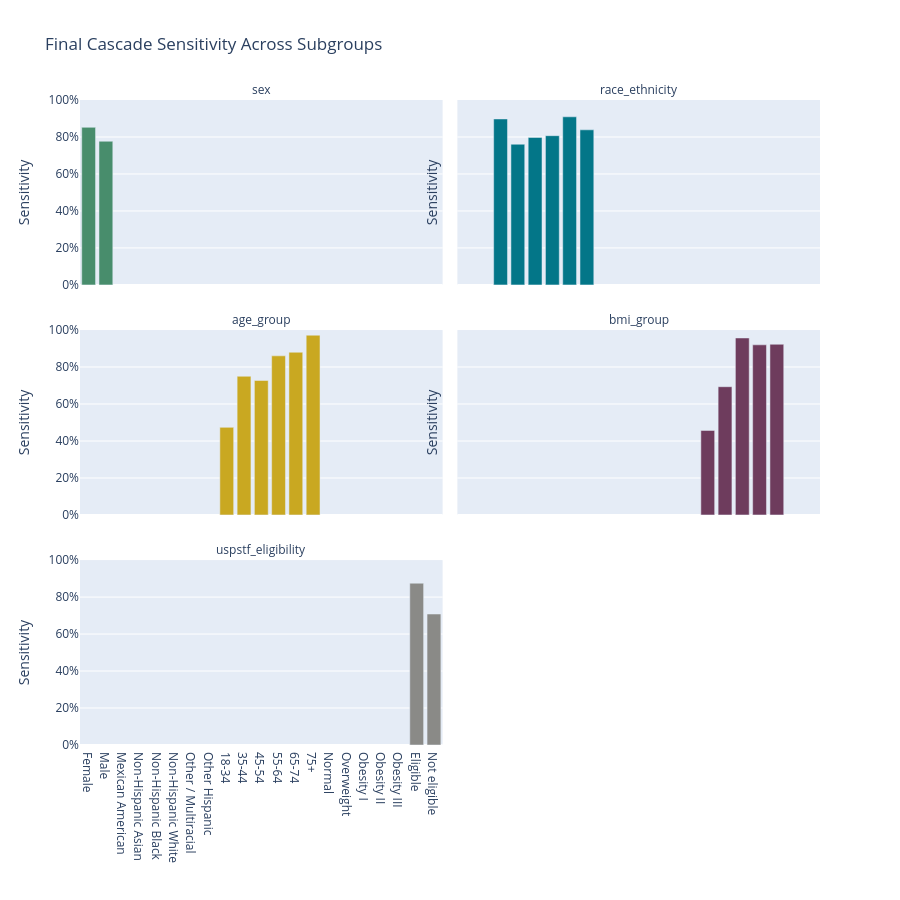

Notebook code for this chart:
### Code cell
sensitivity_df = (
    subgroup_metrics[
        subgroup_metrics[
            "sensitivity"
        ].notna()
    ]
    .copy()
)

fig = px.bar(
    sensitivity_df,
    x="group",
    y="sensitivity",
    color="group_variable",
    facet_col="group_variable",
    facet_col_wrap=2,

    title=(
        "Final Cascade Sensitivity "
        "Across Subgroups"
    ),

    color_discrete_sequence=[
        PROJECT_COLORS[
            "green_dark"
        ],
        PROJECT_COLORS[
            "teal_dark"
        ],
        PROJECT_COLORS[
            "yellow_dark"
        ],
        PROJECT_COLORS[
            "purple_dark"
        ],
        PROJECT_COLORS[
            "grey"
        ]
    ]
)

fig.update_yaxes(
    tickformat=".0%",
    range=[0, 1],
    title="Sensitivity"
)

fig.update_xaxes(
    title=""
)

fig.update_layout(
    height=900,
    showlegend=False
)

fig.for_each_annotation(
    lambda a: a.update(
        text=a.text.split("=")[-1]
    )
)

fig.show()

save_plotly(
    fig,
    "step12_subgroup_cascade_sensitivity",
    height=900
)

### Figure 1 — Plotly figure (JSON) as saved in the notebook; plotly's stock layout.template omitted (floating-point values rounded to 4 significant figures)
{"data": [{"hovertemplate": "group_variable=sex<br>group=%{x}<br>sensitivity=%{y}<extra></extra>", "legendgroup": "sex", "marker": {"color": "#488D6C", "pattern": {"shape": ""}}, "name": "sex", "orientation": "v", "showlegend": true, "textposition": "auto", "type": "bar", "x": ["Female", "Male"], "xaxis": "x5", "y": [0.8521, 0.7769], "yaxis": "y5"}, {"hovertemplate": "group_variable=race_ethnicity<br>group=%{x}<br>sensitivity=%{y}<extra></extra>", "legendgroup": "race_ethnicity", "marker": {"color": "#037688", "pattern": {"shape": ""}}, "name": "race_ethnicity", "orientation": "v", "showlegend": true, "textposition": "auto", "type": "bar", "x": ["Mexican American", "Non-Hispanic Asian", "Non-Hispanic Black", "Non-Hispanic White", "Other / Multiracial", "Other Hispanic"], "xaxis": "x6", "y": [0.8974, 0.7609, 0.7975, 0.807, 0.9091, 0.8387], "yaxis": "y6"}, {"hovertemplate": "group_variable=age_group<br>group=%{x}<br>sensitivity=%{y}<extra></extra>", "legendgroup": "age_group", "marker": {"color": "#C9A821", "pattern": {"shape": ""}}, "name": "age_group", "orientation": "v", "showlegend": true, "textposition": "auto", "type": "bar", "x": ["18-34", "35-44", "45-54", "55-64", "65-74", "75+"], "xaxis": "x3", "y": [0.4737, 0.75, 0.7273, 0.8605, 0.88, 0.9722], "yaxis": "y3"}, {"hovertemplate": "group_variable=bmi_group<br>group=%{x}<br>sensitivity=%{y}<extra></extra>", "legendgroup": "bmi_group", "marker": {"color": "#6E3C5D", "pattern": {"shape": ""}}, "name": "bmi_group", "orientation": "v", "showlegend": true, "textposition": "auto", "type": "bar", "x": ["Normal", "Overweight", "Obesity I", "Obesity II", "Obesity III"], "xaxis": "x4", "y": [0.4571, 0.6935, 0.9571, 0.92, 0.9231], "yaxis": "y4"}, {"hovertemplate": "group_variable=uspstf_eligibility<br>group=%{x}<br>sensitivity=%{y}<extra></extra>", "legendgroup": "uspstf_eligibility", "marker": {"color": "#8A8A87", "pattern": {"shape": ""}}, "name": "uspstf_eligibility", "orientation": "v", "showlegend": true, "textposition": "auto", "type": "bar", "x": ["Eligible", "Not eligible"], "xaxis": "x", "y": [0.875, 0.7083], "yaxis": "y"}], "layout": {"annotations": [{"font": {}, "showarrow": false, "text": "uspstf_eligibility", "x": 0.245, "xanchor": "center", "xref": "paper", "y": 0.2867, "yanchor": "bottom", "yref": "paper"}, {"font": {}, "showarrow": false, "text": "age_group", "x": 0.245, "xanchor": "center", "xref": "paper", "y": 0.6433, "yanchor": "bottom", "yref": "paper"}, {"font": {}, "showarrow": false, "text": "bmi_group", "x": 0.755, "xanchor": "center", "xref": "paper", "y": 0.6433, "yanchor": "bottom", "yref": "paper"}, {"font": {}, "showarrow": false, "text": "sex", "x": 0.245, "xanchor": "center", "xref": "paper", "y": 1.0, "yanchor": "bottom", "yref": "paper"}, {"font": {}, "showarrow": false, "text": "race_ethnicity", "x": 0.755, "xanchor": "center", "xref": "paper", "y": 1.0, "yanchor": "bottom", "yref": "paper"}], "barmode": "relative", "height": 900, "legend": {"title": {"text": "group_variable"}, "tracegroupgap": 0}, "showlegend": false, "title": {"text": "Final Cascade Sensitivity Across Subgroups"}, "xaxis": {"anchor": "y", "domain": [0, 0.49], "title": {"text": ""}}, "xaxis2": {"anchor": "y2", "domain": [0.51, 1], "matches": "x", "title": {"text": ""}}, "xaxis3": {"anchor": "y3", "domain": [0, 0.49], "matches": "x", "showticklabels": false, "title": {"text": ""}}, "xaxis4": {"anchor": "y4", "domain": [0.51, 1], "matches": "x", "showticklabels": false, "title": {"text": ""}}, "xaxis5": {"anchor": "y5", "domain": [0, 0.49], "matches": "x", "showticklabels": false, "title": {"text": ""}}, "xaxis6": {"anchor": "y6", "domain": [0.51, 1], "matches": "x", "showticklabels": false, "title": {"text": ""}}, "yaxis": {"anchor": "x", "domain": [0, 0.2867], "range": [0, 1], "tickformat": ".0%", "title": {"text": "Sensitivity"}}, "yaxis2": {"anchor": "x2", "domain": [0, 0.2867], "matches": "y", "range": [0, 1], "showticklabels": false, "tickformat": ".0%", "title": {"text": "Sensitivity"}}, "yaxis3": {"anchor": "x3", "domain": [0.3567, 0.6433], "matches": "y", "range": [0, 1], "tickformat": ".0%", "title": {"text": "Sensitivity"}}, "yaxis4": {"anchor": "x4", "domain": [0.3567, 0.6433], "matches": "y", "range": [0, 1], "showticklabels": false, "tickformat": ".0%", "title": {"text": "Sensitivity"}}, "yaxis5": {"anchor": "x5", "domain": [0.7133, 1.0], "matches": "y", "range": [0, 1], "tickformat": ".0%", "title": {"text": "Sensitivity"}}, "yaxis6": {"anchor": "x6", "domain": [0.7133, 1.0], "matches": "y", "range": [0, 1], "showticklabels": false, "tickformat": ".0%", "title": {"text": "Sensitivity"}}}}
